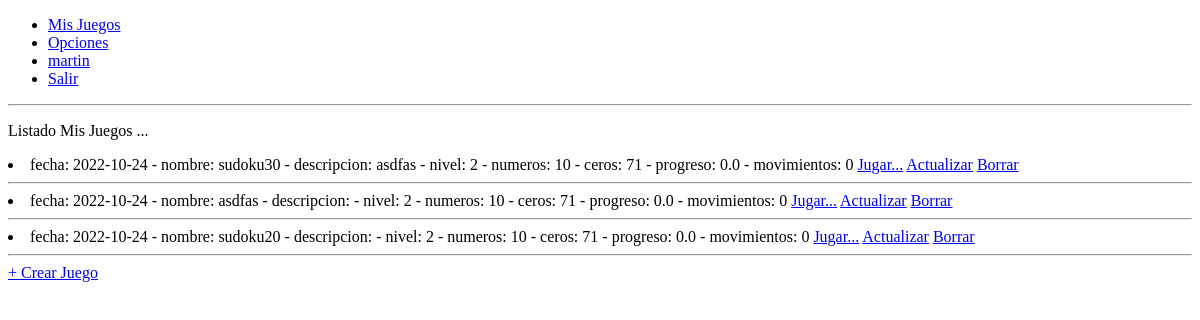
The page /listar_juegos/ (signed in) on the database as committed earlier.
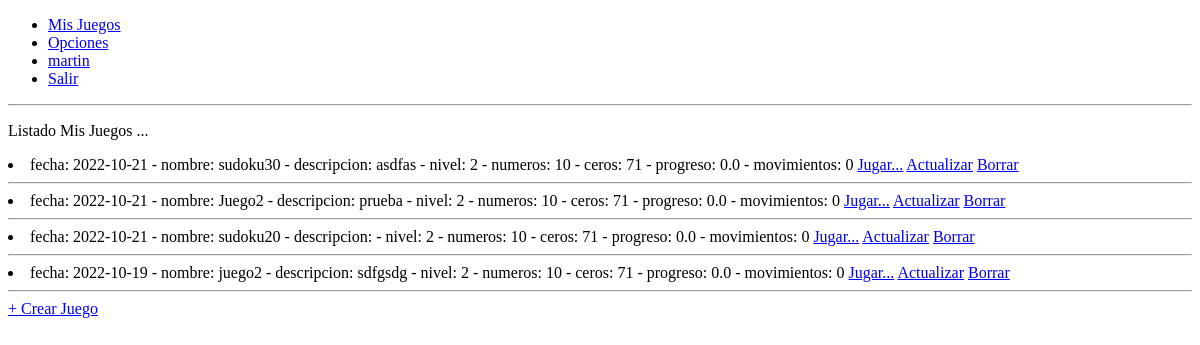
The same page on the database as committed later.
### AppDoku/models.py (models this page shows)
class MiJuego(models.Model):
    user = models.ForeignKey(User, on_delete = models.CASCADE)
    fecha = models.DateField()
    nombre = models.CharField(max_length=40)
    descripcion = models.CharField(max_length = 200)
    nivel = models.IntegerField(default=1)
    sudoku_inicial = models.CharField(max_length=81)
    sudoku_final = models.CharField(max_length=81)
    numeros = models.IntegerField()
    ceros = models.IntegerField()
    progreso = models.FloatField(default=0)
    movimientos = models.IntegerField(default=0)
    def __str__(self):
        return f'fecha: {self.fecha} - nombre: {self.nombre} - descripcion: {self.descripcion} - nivel: {self.nivel} - numeros: {self.numeros} - ceros: {self.ceros} - progreso: {self.progreso} - movimientos: {self.movimientos}'

### AppDoku/views.py (the view)
# urls.py: path('listar_juegos/', listar_juegos),
@login_required
def listar_juegos(request):
    usuario = request.user
    juegos = MiJuego.objects.filter(user_id = usuario.id)
    return render(request, 'juegos/listar_juegos.html', {'juegos': juegos})

### AppDoku/template/juegos/listar_juegos.html
{% extends "misJuegos.html" %}
{% load static %}
{% block contenido %}
    <hr>
    <p>Listado Mis Juegos ...</p>
    {% for juego in juegos %}
        <li>
            {{juego}}
            <a href="/tablero/{{juego.id}}">Jugar...</a>
            <a href="/actualizar_juegos/{{juego.id}}">Actualizar</a>
            <a href="/borrar_juegos/{{juego.id}}">Borrar</a>
        </li>
        <hr>
    {% endfor %}
    <a href="/crear_juegos">+ Crear Juego</a>
{% endblock %}

### AppDoku/template/misJuegos.html (shortened to what this page needs)
<!DOCTYPE html>
<html lang="en">
<head>
    {% load static %}
</head>
<body>
    <div class="collapse navbar-collapse" id="navbarCollapse">
        <ul class="navbar-nav me-auto mb-2 mb-md-0">
            <li class="nav-item">
                <a class="nav-link active" aria-current="page" href="/misJuegos/">Mis Juegos</a>
            </li>
            <li class="nav-item">
                <a class="nav-link active" aria-current="page" href="/opciones/">Opciones</a>
            </li>
            <li>
                <a class="nav-link active" aria-current="page" href="/perfil/">{{ user.username }}</a>
            </li>
            <li>
                <a class="nav-link active" aria-current="page" href="/logout/">Salir</a>
            </li>
        </ul>
    </div>
    <div class="contenido1">
        {% block contenido %}{% endblock %}
    </div>
</body>
</html>

Rows that differ between the two databases and show on the page:
changed MiJuego: fecha+nombre+descripcion "fecha: 2022-10-24 - nombre: sudoku30 - descripcion: asdfas - nivel: 2 - numeros: 10 - ceros: 71 - progreso: 0.0 - movimientos: 0" → "fecha: 2022-10-21 - nombre: sudoku30 - descripcion: asdfas - nivel: 2 - numeros: 10 - ceros: 71 - progreso: 0.0 - movimientos: 0"
changed MiJuego: fecha+nombre+descripcion "fecha: 2022-10-24 - nombre: asdfas - descripcion: - nivel: 2 - numeros: 10 - ceros: 71 - progreso: 0.0 - movimientos: 0" → "fecha: 2022-10-21 - nombre: Juego2 - descripcion: prueba - nivel: 2 - numeros: 10 - ceros: 71 - progreso: 0.0 - movimientos: 0"
changed MiJuego: fecha+nombre+descripcion "fecha: 2022-10-24 - nombre: sudoku20 - descripcion: - nivel: 2 - numeros: 10 - ceros: 71 - progreso: 0.0 - movimientos: 0" → "fecha: 2022-10-21 - nombre: sudoku20 - descripcion: - nivel: 2 - numeros: 10 - ceros: 71 - progreso: 0.0 - movimientos: 0"
added MiJuego: fecha+nombre+descripcion "fecha: 2022-10-19 - nombre: juego2 - descripcion: sdfgsdg - nivel: 2 - numeros: 10 - ceros: 71 - progreso: 0.0 - movimientos: 0"
